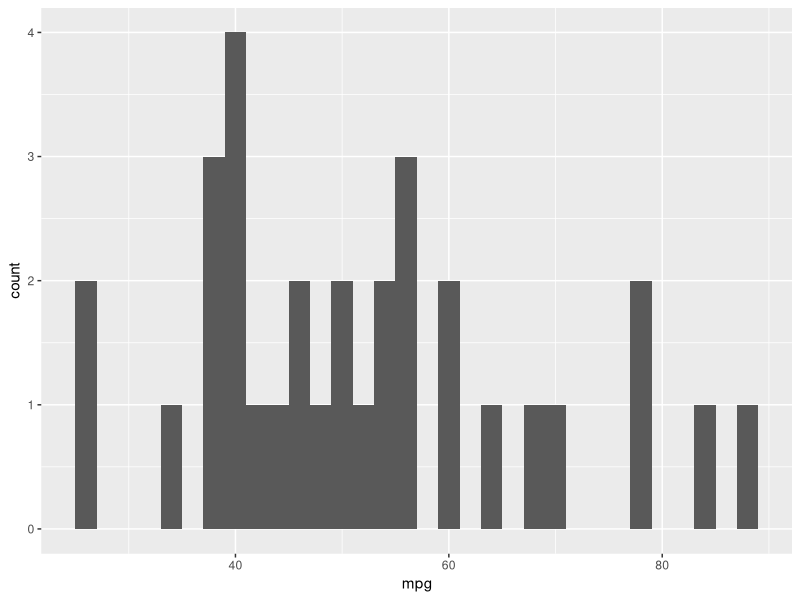
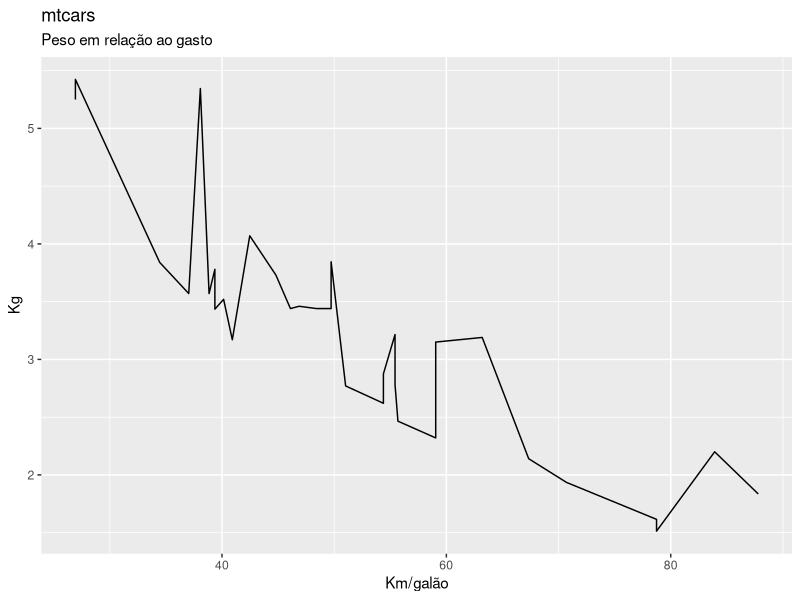

Here is the R script that generated these plots, in order:
## ---- chunk 1
# Hadley prefere atribuições utilizando seta <-  
a <- 42
b = 21
11.5 -> c
## ---- chunk 2
# Para verificar suas variáveis de ambiente
ls()

# Se quiser remover alguma espefica
rm(b)

# Se quiser remover todas
rm(list=ls())

## ---- chunk 3
l <- FALSE 
n <- 3.1415
i <- 64L
cc <- 'programming'

# Para verificar os tipos
class(l)
class(n)
class(i)
class(cc)

## ---- chunk 4
l <- c(FALSE,FALSE,TRUE,FALSE)
n <- c(12.333,12.389,12.918, 13, 14.021)
cc <- c('programming','r','python')

# Para verificar o tamanho
length(l)
length(n)
length(cc)

# Para criar vetores vazios
v <- vector(length = 10,mode = "numeric")
length(v)

# Para criar vetores mistos
m1 <- c('R','is','Easy',FALSE)
m3 <- c('programming',3000,'lines')

## ---- chunk 5
meu_df <- data.frame(nome = c("Hajime", "Naruto", "Midorya", "Ed"),
                     funcao = c("pugilista", "Ninja", "Estudante", "Alquimista"),
                     idade = c(17, 12, 15, 16))

# Para acessar os atributos do dataframe
meu_df$nome
meu_df$funcao
meu_df$idade

## ---- chunk 6
  ## Utilizando funções básicas
  
  # Média das idades
  mean(meu_df$idade)
  
  # A idade máxima dos personagens
  max(meu_df$idade)
  
  # A idade mínima 
  min(meu_df$idade)
  
## ---- chunk 7
  # Laço simples 
  for(i in meu_df$funcao){
    print(i)
  }
  
  # Laço simple porém um pouco mais rápido
  for(i in seq_along(meu_df$funcao)){
    print(meu_df$funcao[i])
  }
  
  # Laço utilizando programação funcional
  sapply(meu_df$funcao, print)

## ---- chunk 8
  # Verificação utilizando a primeira linha

  if (meu_df$nome[1] == "Hajime"){
    print("Melhor anime!")
  } else {
    print("Da pra assistir!")
  }
  
  # Podemos utilizar também o ifelse

  ifelse(meu_df$nome[1] == "Hajime", "Melhor anime!", "Da pra assisir")
## ---- chunk 9
  
  # Função para converter milhas em quilômetros
  conversor_mi_km <- function(mi){
    distance_km <- mi*1.60934
    return(distance_km)
  }
  
  # Função para converter quilômetros em milhas
  conversor_km_mi <- function(km){
    distance_mi <- km*0.621371
    return(distance_mi)
  }
  
  # Usando as funções
  conversor_mi_km(10)
  
## ---- chunk 10
  # Primeiro vamos usar outro dataframe
  data(mtcars)
  
  # Vamos verificar nossas colunas e entender o data.frame
  colnames(mtcars)
  
  # [, 1] 	mpg 	Miles/(US) gallon
  # [, 2] 	cyl 	Number of cylinders
  # [, 3] 	disp 	Displacement (cu.in.)
  # [, 4] 	hp 	Gross horsepower
  # [, 5] 	drat 	Rear axle ratio
  # [, 6] 	wt 	Weight (1000 lbs)
  # [, 7] 	qsec 	1/4 mile time
  # [, 8] 	vs 	Engine (0 = V-shaped, 1 = straight)
  # [, 9] 	am 	Transmission (0 = automatic, 1 = manual)
  # [,10] 	gear 	Number of forward gears
  # [,11] 	carb 	Number of carburetors
  
  # Podemos observar que a coluna 'mpg' está em milhas, vamos converter para Km
  
  # Utilizando o base para fazer 
  for (i in seq_along(mtcars$mpg)){
    mtcars$mpg[i] <- conversor_mi_km(mtcars$mpg[i])
  }
  
  # Que tal utilizarmos função de programação funcional?
  
  # Bem mais bonito e simples, não?
  mtcars$mpg <- sapply(mtcars$mpg, conversor_mi_km)
  
  # Vamos arredondar os quilometros utilizando a função round
  round(mtcars$mpg)
  
  # Desafio
  
  
  # A coluna wt está em libras (1000 lbs), tente converter para quilos utilizando o mesmo principio, se sentir dificuldade, pode usar o comando ?funcao, e.g. ?max
  
  # A solução do desafio está abaixo mas tente fazê-lo :D

## ---- chunk 11
library(ggplot2)
  # Histograma
ggplot(mtcars, aes(x=mpg)) +
  geom_histogram(binwidth = 2)

  # Grafico de linhas 


ggplot(mtcars, aes(x = mpg, y = wt)) +
  geom_line() +
  ggtitle(label = "mtcars", subtitle = "Peso em relação ao gasto") +
  xlab("Km/galão") +
  ylab("Kg")
  

## ---- chunk 12
  # Sabendo que a 1 libra equivale a 0,45 quilos, vamos fazer a conversão
  conversor_li_kg <- function(li){
    massa_kg <- li*0.453592
    return(massa_kg)
  }

  # Convertendo cada linha
  mtcars$wt <- sapply(mtcars$wt,conversor_li_kg)
  
  round(mtcars$wt, 3)
